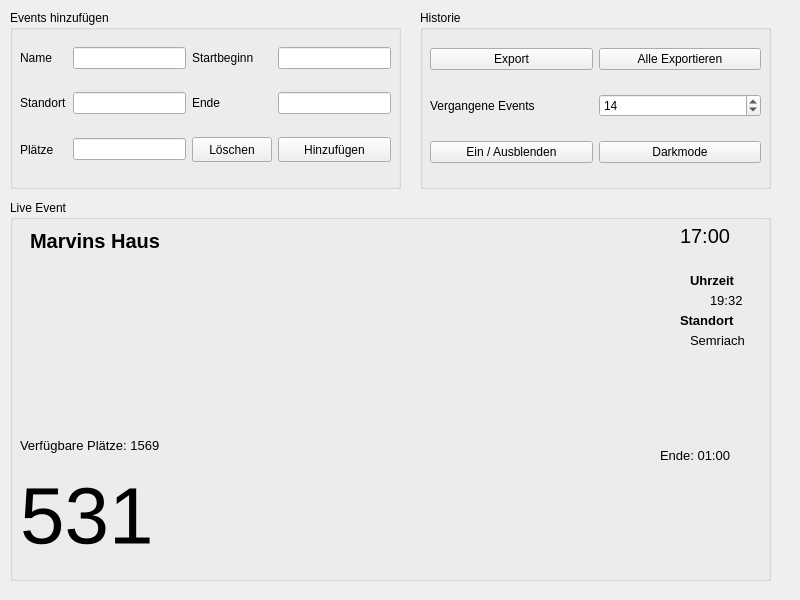
<?xml version="1.0" encoding="UTF-8"?>
<ui version="4.0">
 <class>mainWindow</class>
 <widget class="QMainWindow" name="mainWindow">
  <property name="geometry">
   <rect>
    <x>0</x>
    <y>0</y>
    <width>800</width>
    <height>600</height>
   </rect>
  </property>
  <property name="minimumSize">
   <size>
    <width>800</width>
    <height>600</height>
   </size>
  </property>
  <property name="windowTitle">
   <string>MainWindow</string>
  </property>
  <widget class="QWidget" name="centrawidget">
   <property name="enabled">
    <bool>true</bool>
   </property>
   <property name="autoFillBackground">
    <bool>false</bool>
   </property>
   <widget class="QGroupBox" name="groupBox">
    <property name="geometry">
     <rect>
      <x>420</x>
      <y>10</y>
      <width>351</width>
      <height>179</height>
     </rect>
    </property>
    <property name="title">
     <string>Historie</string>
    </property>
    <widget class="QWidget" name="gridLayoutWidget_8">
     <property name="geometry">
      <rect>
       <x>10</x>
       <y>20</y>
       <width>331</width>
       <height>151</height>
      </rect>
     </property>
     <layout class="QGridLayout" name="gridLayout_8">
      <item row="0" column="1">
       <widget class="QPushButton" name="pushButton_13">
        <property name="text">
         <string>Alle Exportieren</string>
        </property>
        <property name="icon">
         <iconset>
          <normaloff>../icons/all.png</normaloff>../icons/all.png</iconset>
        </property>
       </widget>
      </item>
      <item row="0" column="0">
       <widget class="QPushButton" name="pushButton_14">
        <property name="text">
         <string>Export</string>
        </property>
        <property name="icon">
         <iconset>
          <normaloff>../icons/report.png</normaloff>../icons/report.png</iconset>
        </property>
       </widget>
      </item>
      <item row="1" column="0">
       <widget class="QLabel" name="label_7">
        <property name="font">
         <font>
          <weight>50</weight>
          <bold>false</bold>
         </font>
        </property>
        <property name="text">
         <string>Vergangene Events</string>
        </property>
       </widget>
      </item>
      <item row="1" column="1">
       <widget class="QSpinBox" name="spinBox_2">
        <property name="value">
         <number>14</number>
        </property>
       </widget>
      </item>
      <item row="2" column="0">
       <widget class="QPushButton" name="pushButton_15">
        <property name="text">
         <string>Ein / Ausblenden</string>
        </property>
        <property name="icon">
         <iconset>
          <normaloff>../icons/show.png</normaloff>../icons/show.png</iconset>
        </property>
       </widget>
      </item>
      <item row="2" column="1">
       <widget class="QPushButton" name="pushButton_16">
        <property name="text">
         <string>Darkmode</string>
        </property>
        <property name="icon">
         <iconset>
          <normaloff>../icons/darkmode.png</normaloff>../icons/darkmode.png</iconset>
        </property>
       </widget>
      </item>
     </layout>
    </widget>
   </widget>
   <widget class="QGroupBox" name="eventBox">
    <property name="geometry">
     <rect>
      <x>10</x>
      <y>10</y>
      <width>391</width>
      <height>179</height>
     </rect>
    </property>
    <property name="title">
     <string>Events hinzufügen</string>
    </property>
    <widget class="QWidget" name="gridLayoutWidget_3">
     <property name="geometry">
      <rect>
       <x>10</x>
       <y>20</y>
       <width>371</width>
       <height>151</height>
      </rect>
     </property>
     <layout class="QGridLayout" name="gridLayout_3">
      <item row="2" column="0">
       <widget class="QLabel" name="label_8">
        <property name="text">
         <string>Plätze</string>
        </property>
       </widget>
      </item>
      <item row="0" column="1">
       <widget class="QLineEdit" name="lineEdit_6"/>
      </item>
      <item row="2" column="2">
       <widget class="QPushButton" name="pushButton_3">
        <property name="minimumSize">
         <size>
          <width>0</width>
          <height>25</height>
         </size>
        </property>
        <property name="font">
         <font>
          <family>MS Shell Dlg 2</family>
          <weight>50</weight>
          <bold>false</bold>
          <kerning>false</kerning>
         </font>
        </property>
        <property name="styleSheet">
         <string notr="true"/>
        </property>
        <property name="text">
         <string>Löschen</string>
        </property>
        <property name="icon">
         <iconset>
          <normaloff>../icons/delete.png</normaloff>../icons/delete.png</iconset>
        </property>
       </widget>
      </item>
      <item row="1" column="1">
       <widget class="QLineEdit" name="lineEdit_7"/>
      </item>
      <item row="1" column="2">
       <widget class="QLabel" name="label_9">
        <property name="text">
         <string>Ende</string>
        </property>
       </widget>
      </item>
      <item row="1" column="3">
       <widget class="QLineEdit" name="lineEdit_8"/>
      </item>
      <item row="2" column="1">
       <widget class="QLineEdit" name="lineEdit_9"/>
      </item>
      <item row="0" column="3">
       <widget class="QLineEdit" name="lineEdit_10"/>
      </item>
      <item row="0" column="2">
       <widget class="QLabel" name="label_10">
        <property name="text">
         <string>Startbeginn</string>
        </property>
       </widget>
      </item>
      <item row="2" column="3">
       <widget class="QPushButton" name="pushButton_4">
        <property name="minimumSize">
         <size>
          <width>100</width>
          <height>25</height>
         </size>
        </property>
        <property name="font">
         <font>
          <family>MS Shell Dlg 2</family>
          <weight>50</weight>
          <bold>false</bold>
         </font>
        </property>
        <property name="styleSheet">
         <string notr="true"/>
        </property>
        <property name="text">
         <string>Hinzufügen</string>
        </property>
        <property name="icon">
         <iconset>
          <normaloff>../icons/new.ico</normaloff>../icons/new.ico</iconset>
        </property>
       </widget>
      </item>
      <item row="1" column="0">
       <widget class="QLabel" name="label_11">
        <property name="text">
         <string>Standort</string>
        </property>
       </widget>
      </item>
      <item row="0" column="0">
       <widget class="QLabel" name="label_12">
        <property name="text">
         <string>Name</string>
        </property>
       </widget>
      </item>
     </layout>
    </widget>
   </widget>
   <widget class="QGroupBox" name="groupBox_2">
    <property name="geometry">
     <rect>
      <x>10</x>
      <y>200</y>
      <width>761</width>
      <height>381</height>
     </rect>
    </property>
    <property name="title">
     <string>Live Event</string>
    </property>
    <widget class="QLabel" name="label">
     <property name="geometry">
      <rect>
       <x>20</x>
       <y>20</y>
       <width>191</width>
       <height>41</height>
      </rect>
     </property>
     <property name="font">
      <font>
       <pointsize>15</pointsize>
       <weight>75</weight>
       <bold>true</bold>
      </font>
     </property>
     <property name="text">
      <string>Marvins Haus</string>
     </property>
    </widget>
    <widget class="QLabel" name="label_2">
     <property name="geometry">
      <rect>
       <x>670</x>
       <y>20</y>
       <width>71</width>
       <height>31</height>
      </rect>
     </property>
     <property name="font">
      <font>
       <pointsize>15</pointsize>
       <italic>false</italic>
       <underline>false</underline>
      </font>
     </property>
     <property name="text">
      <string>17:00</string>
     </property>
    </widget>
    <widget class="QPushButton" name="pushButton">
     <property name="geometry">
      <rect>
       <x>460</x>
       <y>280</y>
       <width>81</width>
       <height>81</height>
      </rect>
     </property>
     <property name="toolTip">
      <string>&lt;html&gt;&lt;head/&gt;&lt;body&gt;&lt;p&gt;&lt;span style=&quot; font-weight:600;&quot;&gt;Belegt einen PLatz bei dem Event.&lt;/span&gt;&lt;/p&gt;&lt;/body&gt;&lt;/html&gt;</string>
     </property>
     <property name="text">
      <string/>
     </property>
     <property name="icon">
      <iconset>
       <normaloff>../icons/new.ico</normaloff>../icons/new.ico</iconset>
     </property>
     <property name="iconSize">
      <size>
       <width>75</width>
       <height>75</height>
      </size>
     </property>
     <property name="flat">
      <bool>true</bool>
     </property>
    </widget>
    <widget class="QPushButton" name="pushButton_2">
     <property name="geometry">
      <rect>
       <x>550</x>
       <y>280</y>
       <width>101</width>
       <height>81</height>
      </rect>
     </property>
     <property name="text">
      <string/>
     </property>
     <property name="icon">
      <iconset>
       <normaloff>../icons/delete.png</normaloff>../icons/delete.png</iconset>
     </property>
     <property name="iconSize">
      <size>
       <width>75</width>
       <height>75</height>
      </size>
     </property>
     <property name="autoDefault">
      <bool>false</bool>
     </property>
     <property name="default">
      <bool>false</bool>
     </property>
     <property name="flat">
      <bool>true</bool>
     </property>
    </widget>
    <widget class="QPushButton" name="pushButton_5">
     <property name="geometry">
      <rect>
       <x>650</x>
       <y>280</y>
       <width>101</width>
       <height>81</height>
      </rect>
     </property>
     <property name="text">
      <string/>
     </property>
     <property name="icon">
      <iconset>
       <normaloff>../icons/reset.png</normaloff>../icons/reset.png</iconset>
     </property>
     <property name="iconSize">
      <size>
       <width>75</width>
       <height>75</height>
      </size>
     </property>
     <property name="autoDefault">
      <bool>false</bool>
     </property>
     <property name="default">
      <bool>false</bool>
     </property>
     <property name="flat">
      <bool>true</bool>
     </property>
    </widget>
    <widget class="QLabel" name="label_3">
     <property name="geometry">
      <rect>
       <x>10</x>
       <y>220</y>
       <width>191</width>
       <height>51</height>
      </rect>
     </property>
     <property name="font">
      <font>
       <pointsize>10</pointsize>
      </font>
     </property>
     <property name="text">
      <string>Verfügbare Plätze: 1569</string>
     </property>
    </widget>
    <widget class="QLabel" name="label_4">
     <property name="geometry">
      <rect>
       <x>10</x>
       <y>260</y>
       <width>391</width>
       <height>111</height>
      </rect>
     </property>
     <property name="font">
      <font>
       <pointsize>60</pointsize>
      </font>
     </property>
     <property name="text">
      <string>531</string>
     </property>
    </widget>
    <widget class="QLabel" name="label_5">
     <property name="geometry">
      <rect>
       <x>650</x>
       <y>230</y>
       <width>91</width>
       <height>51</height>
      </rect>
     </property>
     <property name="font">
      <font>
       <pointsize>10</pointsize>
      </font>
     </property>
     <property name="text">
      <string>Ende: 01:00</string>
     </property>
    </widget>
    <widget class="QLabel" name="label_6">
     <property name="geometry">
      <rect>
       <x>680</x>
       <y>70</y>
       <width>71</width>
       <height>21</height>
      </rect>
     </property>
     <property name="font">
      <font>
       <pointsize>10</pointsize>
       <weight>75</weight>
       <bold>true</bold>
      </font>
     </property>
     <property name="text">
      <string>Uhrzeit</string>
     </property>
    </widget>
    <widget class="QLabel" name="label_13">
     <property name="geometry">
      <rect>
       <x>700</x>
       <y>90</y>
       <width>41</width>
       <height>21</height>
      </rect>
     </property>
     <property name="font">
      <font>
       <pointsize>10</pointsize>
      </font>
     </property>
     <property name="text">
      <string>19:32</string>
     </property>
    </widget>
    <widget class="QLabel" name="label_14">
     <property name="geometry">
      <rect>
       <x>670</x>
       <y>110</y>
       <width>91</width>
       <height>21</height>
      </rect>
     </property>
     <property name="font">
      <font>
       <pointsize>10</pointsize>
       <weight>75</weight>
       <bold>true</bold>
      </font>
     </property>
     <property name="text">
      <string>Standort</string>
     </property>
    </widget>
    <widget class="QLabel" name="label_15">
     <property name="geometry">
      <rect>
       <x>680</x>
       <y>130</y>
       <width>91</width>
       <height>21</height>
      </rect>
     </property>
     <property name="font">
      <font>
       <pointsize>10</pointsize>
      </font>
     </property>
     <property name="text">
      <string>Semriach</string>
     </property>
    </widget>
   </widget>
  </widget>
 </widget>
 <resources/>
 <connections/>
</ui>
